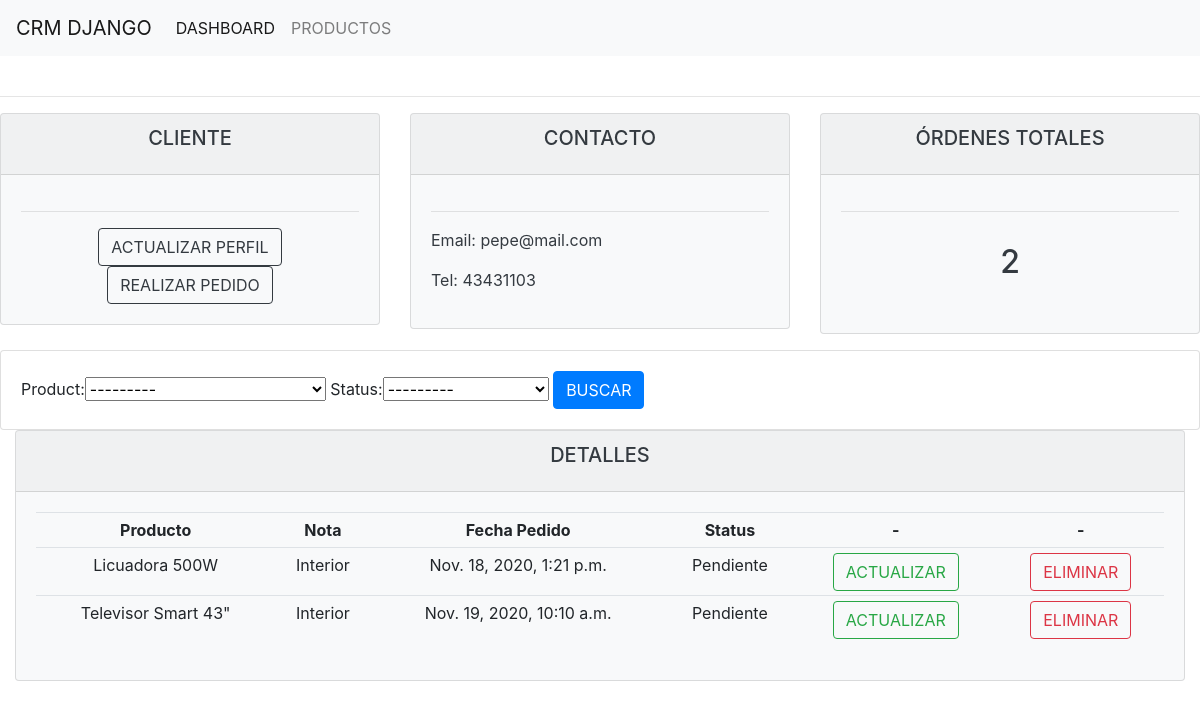
The app's page /customer/2/ with its own data.
### accounts/models.py (models this page shows, shortened)
class Customer(models.Model):
	name = models.CharField(max_length=200, null=True)
	phone = models.CharField(max_length=200, null=True)
	email = models.CharField(max_length=200, null=True)
	date_created = models.DateTimeField(auto_now_add=True, null=True)

class Order(models.Model):
	STATUS = (
			('Pendiente', 'Pendiente'),
			('Listo para Entregar', 'Listo para Entregar'),
			('Entregado', 'Entregado'),
			)
	customer = models.ForeignKey(Customer, null=True, on_delete= models.SET_NULL)
	product = models.ForeignKey(Product, null=True, on_delete= models.SET_NULL)
	date_created = models.DateTimeField(auto_now_add=True, null=True)
	status = models.CharField(max_length=200, null=True, choices=STATUS)
	note = models.CharField(max_length=1000, null=True)

class Product(models.Model):
	CATEGORY = (
			('Interior', 'Interior'),
			('Exterior', 'Exterior'),
			)
	name = models.CharField(max_length=200, null=True)
	price = models.FloatField(null=True)
	category = models.CharField(max_length=200, null=True, choices=CATEGORY)
	description = models.CharField(max_length=200, null=True, blank=True)
	date_created = models.DateTimeField(auto_now_add=True, null=True)
	tags = models.ManyToManyField(Tag)
	def __str__(self):
		return self.name

### accounts/views.py (the view)
# urls.py: path('customer/<str:pk>/', views.customer, name='customer'),
def customer(request,pk):
    customer = Customer.objects.get(id=pk)
    customer_order = customer.order_set.all()
    order_count = customer_order.count()
    myFilter = OrderFilter(request.GET, queryset=customer_order)
    customer_order = myFilter.qs
    context = {'customer':customer, 'customer_order':customer_order, 'order_count':order_count, 'myFilter':myFilter}
    return render(request, 'accounts/customer.html', context)

### accounts/templates/accounts/customer.html
{% extends 'accounts/main.html' %}
{% block content %}
<div class="main">
    <div class="row">
        <div class="col-md">
            <div class="card text-center text-dark bg-light  mb-3">
                  <div class="card-header">
                      <h5 class="card-title">CLIENTE</h5>
                  </div>
                  <div class="card-body">
                        <hr>
                        <td><a href="" type="button" class="btn btn-outline-dark">ACTUALIZAR PERFIL</a></td>
                        <td><a href="{% url 'create_order' customer.id %}" type="button" class="btn btn-outline-dark">REALIZAR PEDIDO</a></td>
                  </div>
            </div>
        </div>
        <div class="col-md">
            <div class="card text-center text-dark bg-light  mb-3">
                  <div class="card-header">
                      <h5 class="card-title">CONTACTO</h5>
                  </div>
                  <div class="card-body text-left">
                        <hr>
                        <p>Email: {{customer.email}}</p>
			            <p>Tel: {{customer.phone}}</p>
                  </div>
            </div>
        </div>
        <div class="col-md">
            <div class="card text-center text-dark bg-light  mb-3">
                <div class="card-header">
                    <h5 class="card-title">ÓRDENES TOTALES</h5>
                </div>
                <div class="card-body">
                    <hr>
                    <h1 style="text-align: center;padding: 10px">{{order_count}}</h1>
                </div>
            </div>
        </div>
    </div>
    <div class="row">
        <div class="col">
            <div class="card card-body">
                <form method="GET">
                    {{myFilter.form}}
                    <button class="btn btn-primary" type="submit">BUSCAR</button>
                </form>
            </div>
        </div>
    </div>
    <div class="row">
        <div class="col">
            <div class="col-md">
                <div class="card text-center text-dark bg-light  mb-3">
                      <div class="card-header">
                          <h5 class="card-title">DETALLES</h5>
                      </div>
                      <div class="card-body">
                        <table class="table table-sm">
                            <tr>
                                <th>Producto</th>
					            <th>Nota</th>
					            <th>Fecha Pedido</th>
					            <th>Status</th>
					            <th>-</th>
					            <th>-</th>
                            </tr>
                            {% for i in customer_order %}
                            <tr>
                                <td>{{i.product}}</td>
                                <td>{{i.product.category}}</td>
                                <td>{{i.date_created}}</td>
                                <td>{{i.status}}</td>
                                <td><a href="{% url 'update_order' i.id %}" class="btn btn-outline-success" tabindex="-1" role="button" aria-disabled="true">ACTUALIZAR</a></td>
                                <td><a href="{% url 'delete_order' i.id %}" class="btn btn-outline-danger" tabindex="-1" role="button" aria-disabled="true">ELIMINAR</a></td>
                            </tr>
                            {% endfor %}
                        </table>
                      </div>
                </div>
            </div>
        </div>
    </div>
</div>
{% endblock %}

### records on screen
Customer: email "pepe@mail.com", phone "43431103"
Order: product "Licuadora 500W", product.category "Interior", date_created "Nov. 18, 2020, 1:21 p.m.", status "Pendiente"
Order: product "Televisor Smart 43\"", product.category "Interior", date_created "Nov. 19, 2020, 10:10 a.m.", status "Pendiente"

### other values on screen
{{ order_count }} "2"
